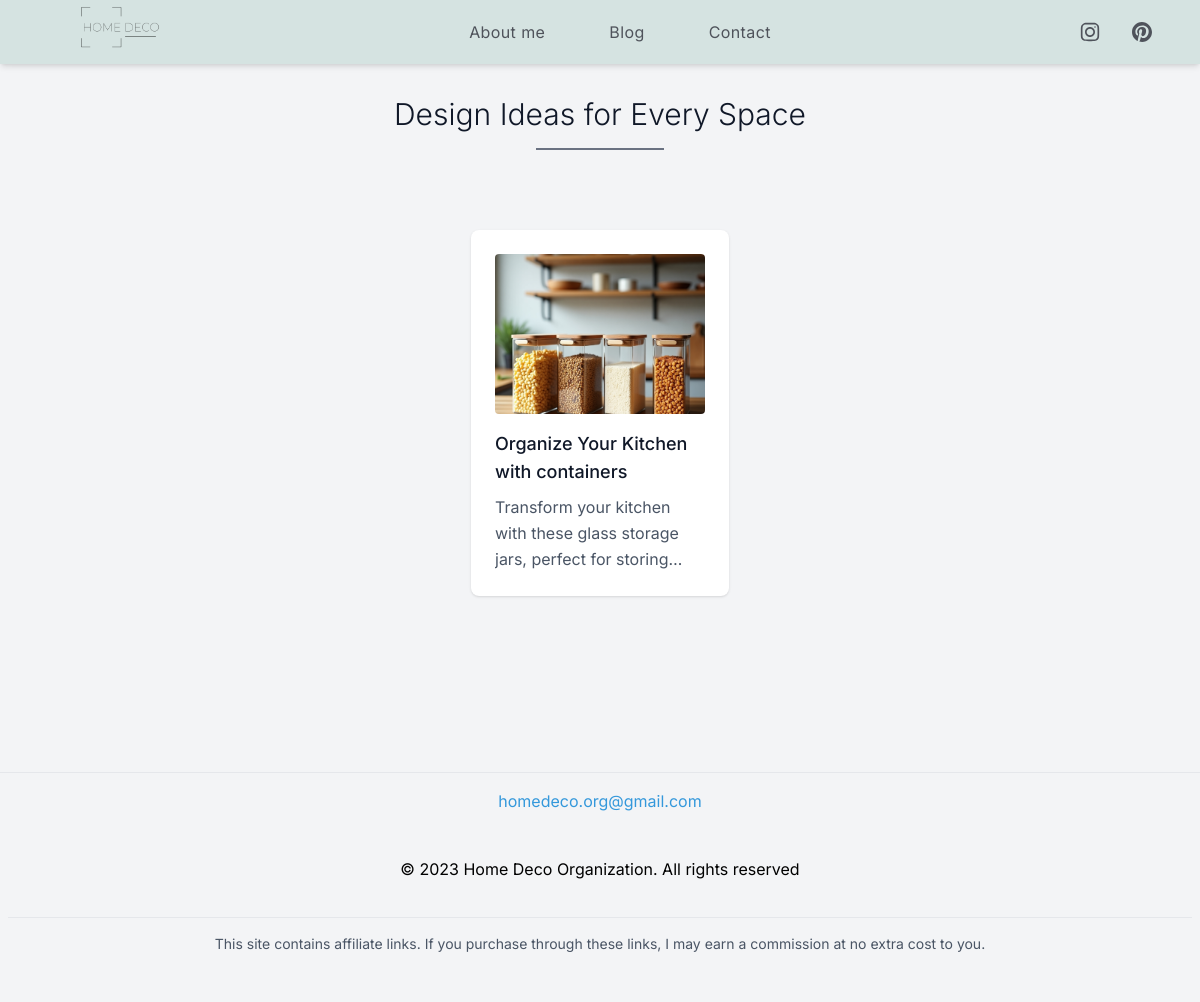
/blog/kitchen, run on the app's committed database.
### models.py (models this page shows)
class Post(db.Model):
    id = db.Column(db.Integer, primary_key=True)
    title = db.Column(db.String(100), nullable=False)
    description = db.Column(db.Text, nullable=False)
    slug = db.Column(db.String(50), nullable=False)
    image1 = db.Column(db.String(200))
    alttitle1 = db.Column(db.String(100))
    image2 = db.Column(db.String(200))
    alttitle2 = db.Column(db.String(100))
    image3 = db.Column(db.String(200))
    alttitle3 = db.Column(db.String(100))
    link1 = db.Column(db.String(200))
    label1 = db.Column(db.String(100), nullable=False)
    link2 = db.Column(db.String(200))
    label2 = db.Column(db.String(100), nullable=False)
    link3 = db.Column(db.String(200))
    label3 = db.Column(db.String(100), nullable=False)
    link4 = db.Column(db.String(200))
    label4 = db.Column(db.String(100), nullable=False)
    frase1 = db.Column(db.String(200), nullable=False)
    frase2 = db.Column(db.String(200), nullable=True)

### app.py (the view)
@app.route('/blog/<slug>')
def posts_by_slug(slug):
            posts = Post.query.filter_by(slug=slug).all()
            return render_template('blog.html', posts=posts, slug=slug)

### templates/blog.html (shortened to what this page needs)
{% extends "layout.html" %}
{% block content %}
<section class="text-gray-600 body-font my-24 ">
  <div class="">
    <h1 class="text-3xl font-light title-font mb-4 text-gray-900 text-center">Design Ideas for Every Space</h1>
    <div class="w-32 h-0.5 bg-gray-500 mt-1 mx-auto"></div>
  </div>
  <div class="flex flex-row flex-wrap gap-4 px-5 py-4 md:py-16 mx-auto w-full">
    {% for post in posts %}
      <div class="p-4 md:w-1/4 w-full mx-auto">
        <a href="/post/{{ post.id }}" class="block bg-white p-6 rounded-lg shadow hover:shadow-xl transition">
          {% if post.image1 %}
            <img src="{{ post.image1 }}" alt="{{ post.alttitle1 }}" class="w-full h-40 object-cover rounded mb-4">
          {% endif %}
          <h2 class="text-lg text-gray-900 font-medium title-font mb-2">{{ post.title }}</h2>
          <p class="text-gray-600 line-clamp-3 leading-relaxed text-base">{{ post.description }}</p>
        </a>
      </div>
    {% else %}
      <div class="w-full text-center">
        <p class="text-gray-500">No posts to show right now. Fresh updates coming soon!</p>
      </div>
    {% endfor %}
  </div>
</section>
{% endblock %}

### static/css/main.css (style rules this page uses)
* { font-family: "inter", sans-serif; }

### data on the page
Post: image1 (picture), title "Organize Your Kitchen with containers", description "Transform your kitchen with these glass storage jars, perfect for…"
